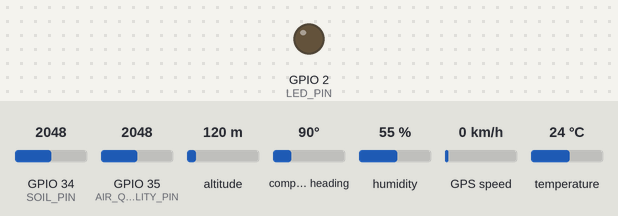
The sketch below on a simulated ESP32. On the bench: output pins drawn as LEDs (lit = HIGH). Inputs (shaded band) come from the test bench; at power-on: temperature 24 °C, GPIO 35 (AIR_QUALITY_PIN) = 2048, GPIO 34 (SOIL_PIN) = 2048, altitude 120 m, compass heading 90°, humidity 55 %, GPS speed 0 km/h. WiFi joins after 1.5 s; servers stay silent unless stated; the GPS gets a fix after 3 s at 37.7749, -122.4194 with 8 satellites; no MQTT or app messages arrive unless stated; what the sketch prints to the serial monitor is not drawn.

Above: at 2.7 s.
2.8 s: temperature set to 34.3 °C
4.8 s: temperature set to 35.6 °C
At 6.6 s:
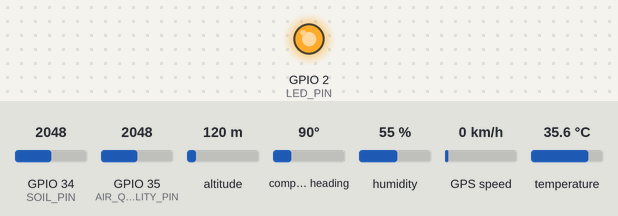
7.1 s: temperature set to 12 °C
At 8.3 s:
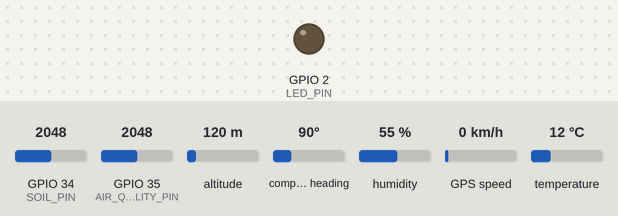
9.1 s: GPIO 35 (AIR_QUALITY_PIN) set to 2471
10.6 s: GPIO 35 (AIR_QUALITY_PIN) set to 2573
At 11.7 s:
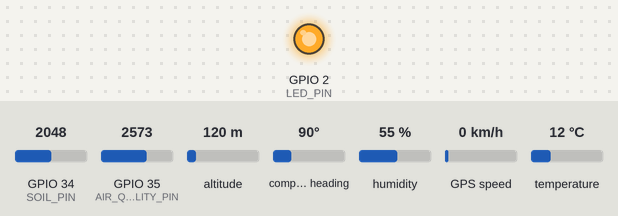
12.1 s: GPIO 34 (SOIL_PIN) set to 1257
13.6 s: GPIO 34 (SOIL_PIN) set to 1186
Timing chart, 0 to 16.1 s (numbered marks = the images above; inputs shaded):
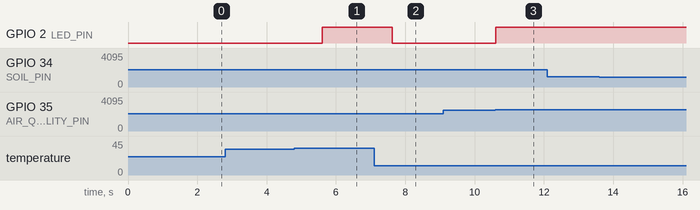

Measured:
- the behaviour switches between 35 and 35.1 °C on temperature (found by bisection; images 0 and 1)
- the behaviour switches between 2500 and 2501 on GPIO 35 (AIR_QUALITY_PIN) (found by bisection; images 2 and 3)
- after the input at 2.8 s, every drawn part: stays the same
- after the input at 4.8 s, GPIO 2 (LED_PIN): LOW → HIGH after 0.81 s
- after the input at 7.1 s, GPIO 2 (LED_PIN): HIGH → LOW after 0.52 s
- after the input at 9.1 s, every drawn part: stays the same
- after the input at 10.6 s, GPIO 2 (LED_PIN): LOW → HIGH at once
- after the input at 12.1 s, every drawn part: stays the same
- after the input at 13.6 s, every drawn part: stays the same

The sketch:

main.ino
```cpp
#include "DHT.h"
#include <TinyGPS++.h>
#include <WiFi.h>
#include <PubSubClient.h>

#define DHTPIN 15
#define DHTTYPE DHT22
#define SOIL_PIN 34
#define AIR_QUALITY_PIN 35
#define LED_PIN 2

// Wi-Fi para Wokwi (rede pública do simulador)
const char* ssid = "Wokwi-GUEST";
const char* password = "";

// Broker MQTT público para testes
const char* mqtt_server = "broker.hivemq.com";
const int mqtt_port = 1883;
const char* mqtt_topic = "esp32/dados";

WiFiClient espClient;
PubSubClient client(espClient);

DHT dht(DHTPIN, DHTTYPE);
TinyGPSPlus gps;

void setup_wifi() {
  delay(10);
  Serial.print("Conectando ao Wi-Fi...");
  WiFi.begin(ssid, password);
  while (WiFi.status() != WL_CONNECTED) {
    delay(500);
    Serial.print(".");
  }
  Serial.println("");
  Serial.print("Conectado! IP: ");
  Serial.println(WiFi.localIP());
}

void reconnect_mqtt() {
  while (!client.connected()) {
    Serial.print("Conectando ao MQTT...");
    if (client.connect("ESP32Client")) {
      Serial.println("Conectado!");
    } else {
      Serial.print("Erro: ");
      Serial.print(client.state());
      Serial.println(" tentando novamente em 5 segundos...");
      delay(5000);
    }
  }
}

void setup() {
  Serial.begin(115200);
  Serial2.begin(9600, SERIAL_8N1, 16, 17); // GPS: RX=16, TX=17
  dht.begin();
  pinMode(LED_PIN, OUTPUT);

  setup_wifi();

  client.setServer(mqtt_server, mqtt_port);
}

void loop() {
  if (!client.connected()) {
    reconnect_mqtt();
  }
  client.loop();

  // Ler GPS
  while (Serial2.available() > 0) {
    gps.encode(Serial2.read());
  }

  float temperature = dht.readTemperature();
  float humidity = dht.readHumidity();
  int soilRaw = analogRead(SOIL_PIN);
  float soilPercent = map(soilRaw, 0, 4095, 0, 100);
  int airQuality = analogRead(AIR_QUALITY_PIN);

  // URL baseada nas condições
  String urlImagem = "";
  if (temperature > 35) {
    urlImagem = "https://exemplo.com/incendio.jpg";
  } else if (soilPercent < 30) {
    urlImagem = "https://exemplo.com/seca.jpg";
  } else if (soilPercent > 80) {
    urlImagem = "https://exemplo.com/enchente.jpg";
  } else if (airQuality > 2500) {
    urlImagem = "https://exemplo.com/poluicao.jpg";
  }

  if (urlImagem != "") {
    digitalWrite(LED_PIN, HIGH);
  } else {
    digitalWrite(LED_PIN, LOW);
  }

  String latitude = gps.location.isValid() ? String(gps.location.lat(), 6) : "0.000000";
  String longitude = gps.location.isValid() ? String(gps.location.lng(), 6) : "0.000000";

  String payload = "{";
  payload += "\"temperature\":" + String(temperature, 2) + ",";
  payload += "\"humidity\":" + String(humidity, 2) + ",";
  payload += "\"soil\":" + String(soilPercent, 2) + ",";
  payload += "\"air_quality\":" + String(airQuality) + ",";
  payload += "\"latitude\":\"" + latitude + "\",";
  payload += "\"longitude\":\"" + longitude + "\",";
  payload += "\"url\":\"" + urlImagem + "\"";
  payload += "}";

  Serial.println("Publicando MQTT:");
  Serial.println(payload);
  client.publish(mqtt_topic, payload.c_str());

  delay(1);
}
```
